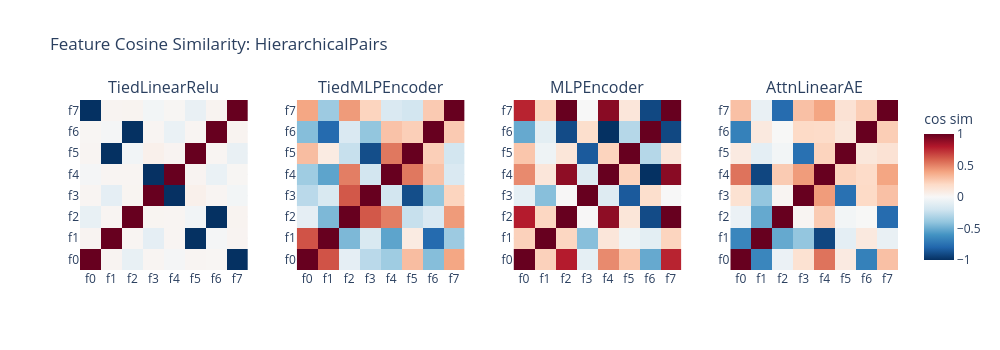

Write notebook code for a chart like this one.
### Markdown cell above
## Interference Patterns Under Hierarchy

With HierarchicalPairs, features come in parent-child pairs
(f0-f1, f2-f3, ...). Paired features co-occur, so the model may
place them in similar directions. The cosine similarity matrices
below show whether the different architectures discover this
pair structure.

### Code cell
# -- Cosine similarity for HierarchicalPairs --

fig_cos_hier = make_subplots(
    rows=1,
    cols=4,
    subplot_titles=list(models_hier.keys()),
    horizontal_spacing=0.06,
)

for col_idx, (name, tm) in enumerate(models_hier.items(), 1):
    cos_sim = tm.cosine_similarity_matrix.cpu().numpy()
    labels = [f"f{i}" for i in range(N_FEATURES)]
    fig_cos_hier.add_trace(
        go.Heatmap(
            z=cos_sim,
            x=labels,
            y=labels,
            colorscale="RdBu_r",
            zmid=0,
            zmin=-1,
            zmax=1,
            showscale=(col_idx == 4),
            colorbar=dict(title="cos sim") if col_idx == 4 else None,
        ),
        row=1,
        col=col_idx,
    )

fig_cos_hier.update_layout(
    title="Feature Cosine Similarity: HierarchicalPairs",
    template="plotly_white",
    height=350,
    width=1000,
)
fig_cos_hier.show()

### Figure 1 — Plotly figure (JSON) as saved in the notebook; plotly's stock layout.template omitted (floating-point values rounded to 4 significant figures)
{"data": [{"colorscale": [[0, "rgb(5,48,97)"], [0.1, "rgb(33,102,172)"], [0.2, "rgb(67,147,195)"], [0.3, "rgb(146,197,222)"], [0.4, "rgb(209,229,240)"], [0.5, "rgb(247,247,247)"], [0.6, "rgb(253,219,199)"], [0.7, "rgb(244,165,130)"], [0.8, "rgb(214,96,77)"], [0.9, "rgb(178,24,43)"], [1, "rgb(103,0,31)"]], "showscale": false, "type": "heatmap", "x": ["f0", "f1", "f2", "f3", "f4", "f5", "f6", "f7"], "xaxis": "x", "y": ["f0", "f1", "f2", "f3", "f4", "f5", "f6", "f7"], "yaxis": "y", "z": [[1.0, 0.02573, -0.07639, 0.02128, -0.01676, 0.02175, 0.01726, -0.9975], [0.02573, 1.0, 0.02244, -0.09665, 0.01967, -0.9978, -0.01694, 0.02666], [-0.07639, 0.02244, 1.0, 0.02383, 0.01995, -0.03173, -0.9971, 0.02938], [0.02128, -0.09665, 0.02383, 1.0, -0.9959, 0.05109, 0.02209, -0.02621], [-0.01676, 0.01967, 0.01995, -0.9959, 1.0, 0.02599, -0.067, 0.01544], [0.02175, -0.9978, -0.03173, 0.05109, 0.02599, 1.0, 0.0212, -0.07376], [0.01726, -0.01694, -0.9971, 0.02209, -0.067, 0.0212, 1.0, 0.03013], [-0.9975, 0.02666, 0.02938, -0.02621, 0.01544, -0.07376, 0.03013, 1.0]], "zmax": 1, "zmid": 0, "zmin": -1}, {"colorscale": [[0, "rgb(5,48,97)"], [0.1, "rgb(33,102,172)"], [0.2, "rgb(67,147,195)"], [0.3, "rgb(146,197,222)"], [0.4, "rgb(209,229,240)"], [0.5, "rgb(247,247,247)"], [0.6, "rgb(253,219,199)"], [0.7, "rgb(244,165,130)"], [0.8, "rgb(214,96,77)"], [0.9, "rgb(178,24,43)"], [1, "rgb(103,0,31)"]], "showscale": false, "type": "heatmap", "x": ["f0", "f1", "f2", "f3", "f4", "f5", "f6", "f7"], "xaxis": "x2", "y": ["f0", "f1", "f2", "f3", "f4", "f5", "f6", "f7"], "yaxis": "y2", "z": [[1.0, 0.6349, -0.09456, -0.2722, -0.3573, 0.3105, -0.4299, 0.3928], [0.6349, 1.0, -0.4536, -0.158, -0.5337, 0.08784, -0.7774, -0.3661], [-0.09456, -0.4536, 1.0, 0.6229, 0.513, -0.2326, -0.1534, 0.4301], [-0.2722, -0.158, 0.6229, 1.0, -0.1879, -0.8894, -0.3966, 0.2235], [-0.3573, -0.5337, 0.513, -0.1879, 1.0, 0.5307, 0.2908, -0.155], [0.3105, 0.08784, -0.2326, -0.8894, 0.5307, 1.0, 0.2444, -0.1892], [-0.4299, -0.7774, -0.1534, -0.3966, 0.2908, 0.2444, 1.0, 0.2623], [0.3928, -0.3661, 0.4301, 0.2235, -0.155, -0.1892, 0.2623, 1.0]], "zmax": 1, "zmid": 0, "zmin": -1}, {"colorscale": [[0, "rgb(5,48,97)"], [0.1, "rgb(33,102,172)"], [0.2, "rgb(67,147,195)"], [0.3, "rgb(146,197,222)"], [0.4, "rgb(209,229,240)"], [0.5, "rgb(247,247,247)"], [0.6, "rgb(253,219,199)"], [0.7, "rgb(244,165,130)"], [0.8, "rgb(214,96,77)"], [0.9, "rgb(178,24,43)"], [1, "rgb(103,0,31)"]], "showscale": false, "type": "heatmap", "x": ["f0", "f1", "f2", "f3", "f4", "f5", "f6", "f7"], "xaxis": "x3", "y": ["f0", "f1", "f2", "f3", "f4", "f5", "f6", "f7"], "yaxis": "y3", "z": [[1.0, 0.2358, 0.7911, -0.09412, 0.4773, 0.2774, -0.5102, 0.7681], [0.2358, 1.0, 0.2146, -0.4242, 0.1212, -0.04533, -0.1029, 0.223], [0.7911, 0.2146, 1.0, 0.006144, 0.8948, 0.1234, -0.8984, 0.9992], [-0.09412, -0.4242, 0.006144, 1.0, -0.1324, -0.8428, 0.1736, -0.002155], [0.4773, 0.1212, 0.8948, -0.1324, 1.0, 0.2265, -0.9973, 0.9098], [0.2774, -0.04533, 0.1234, -0.8428, 0.2265, 1.0, -0.2903, 0.1204], [-0.5102, -0.1029, -0.8984, 0.1736, -0.9973, -0.2903, 1.0, -0.9118], [0.7681, 0.223, 0.9992, -0.002155, 0.9098, 0.1204, -0.9118, 1.0]], "zmax": 1, "zmid": 0, "zmin": -1}, {"colorbar": {"title": {"text": "cos sim"}}, "colorscale": [[0, "rgb(5,48,97)"], [0.1, "rgb(33,102,172)"], [0.2, "rgb(67,147,195)"], [0.3, "rgb(146,197,222)"], [0.4, "rgb(209,229,240)"], [0.5, "rgb(247,247,247)"], [0.6, "rgb(253,219,199)"], [0.7, "rgb(244,165,130)"], [0.8, "rgb(214,96,77)"], [0.9, "rgb(178,24,43)"], [1, "rgb(103,0,31)"]], "showscale": true, "type": "heatmap", "x": ["f0", "f1", "f2", "f3", "f4", "f5", "f6", "f7"], "xaxis": "x4", "y": ["f0", "f1", "f2", "f3", "f4", "f5", "f6", "f7"], "yaxis": "y4", "z": [[1.0, -0.6556, -0.06199, 0.1523, 0.545, 0.09236, -0.6817, 0.2996], [-0.6556, 1.0, -0.5133, -0.3939, -0.9184, -0.09853, 0.09891, -0.07351], [-0.06199, -0.5133, 1.0, 0.01913, 0.2589, -0.02632, 0.002899, -0.7733], [0.1523, -0.3939, 0.01913, 1.0, 0.4256, -0.7516, 0.1983, 0.2994], [0.545, -0.9184, 0.2589, 0.4256, 1.0, 0.2257, 0.1908, 0.3977], [0.09236, -0.09853, -0.02632, -0.7516, 0.2257, 1.0, 0.1148, 0.1467], [-0.6817, 0.09891, 0.002899, 0.1983, 0.1908, 0.1148, 1.0, 0.2497], [0.2996, -0.07351, -0.7733, 0.2994, 0.3977, 0.1467, 0.2497, 1.0]], "zmax": 1, "zmid": 0, "zmin": -1}], "layout": {"annotations": [{"font": {"size": 16}, "showarrow": false, "text": "TiedLinearRelu", "x": 0.1025, "xanchor": "center", "xref": "paper", "y": 1, "yanchor": "bottom", "yref": "paper"}, {"font": {"size": 16}, "showarrow": false, "text": "TiedMLPEncoder", "x": 0.3675, "xanchor": "center", "xref": "paper", "y": 1, "yanchor": "bottom", "yref": "paper"}, {"font": {"size": 16}, "showarrow": false, "text": "MLPEncoder", "x": 0.6325, "xanchor": "center", "xref": "paper", "y": 1, "yanchor": "bottom", "yref": "paper"}, {"font": {"size": 16}, "showarrow": false, "text": "AttnLinearAE", "x": 0.8975, "xanchor": "center", "xref": "paper", "y": 1, "yanchor": "bottom", "yref": "paper"}], "height": 350, "title": {"text": "Feature Cosine Similarity: HierarchicalPairs"}, "width": 1000, "xaxis": {"anchor": "y", "domain": [0, 0.205]}, "xaxis2": {"anchor": "y2", "domain": [0.265, 0.47]}, "xaxis3": {"anchor": "y3", "domain": [0.53, 0.735]}, "xaxis4": {"anchor": "y4", "domain": [0.795, 1]}, "yaxis": {"anchor": "x", "domain": [0, 1]}, "yaxis2": {"anchor": "x2", "domain": [0, 1]}, "yaxis3": {"anchor": "x3", "domain": [0, 1]}, "yaxis4": {"anchor": "x4", "domain": [0, 1]}}}
